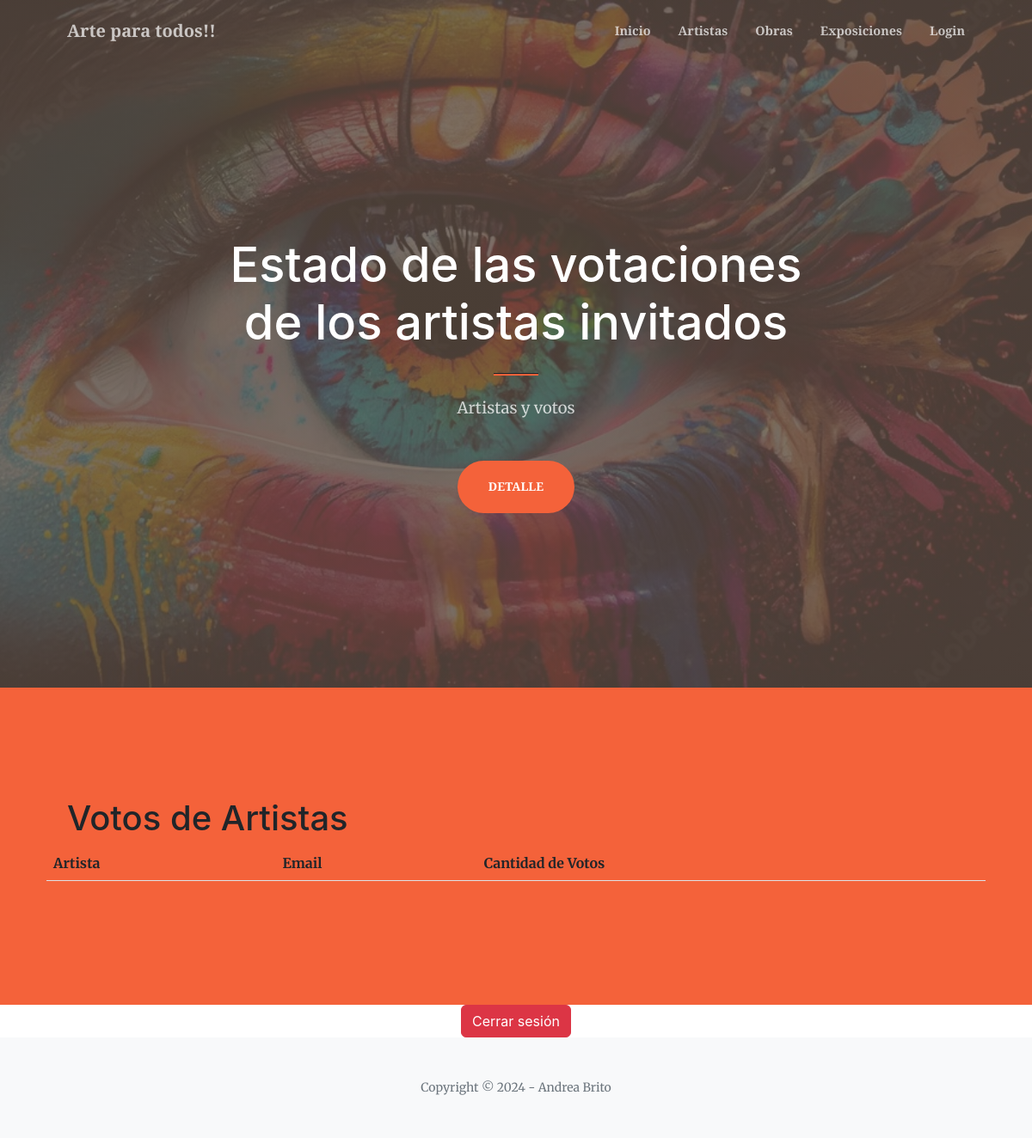
Page /App_Artista/votos/ (signed in) on the earlier database version.
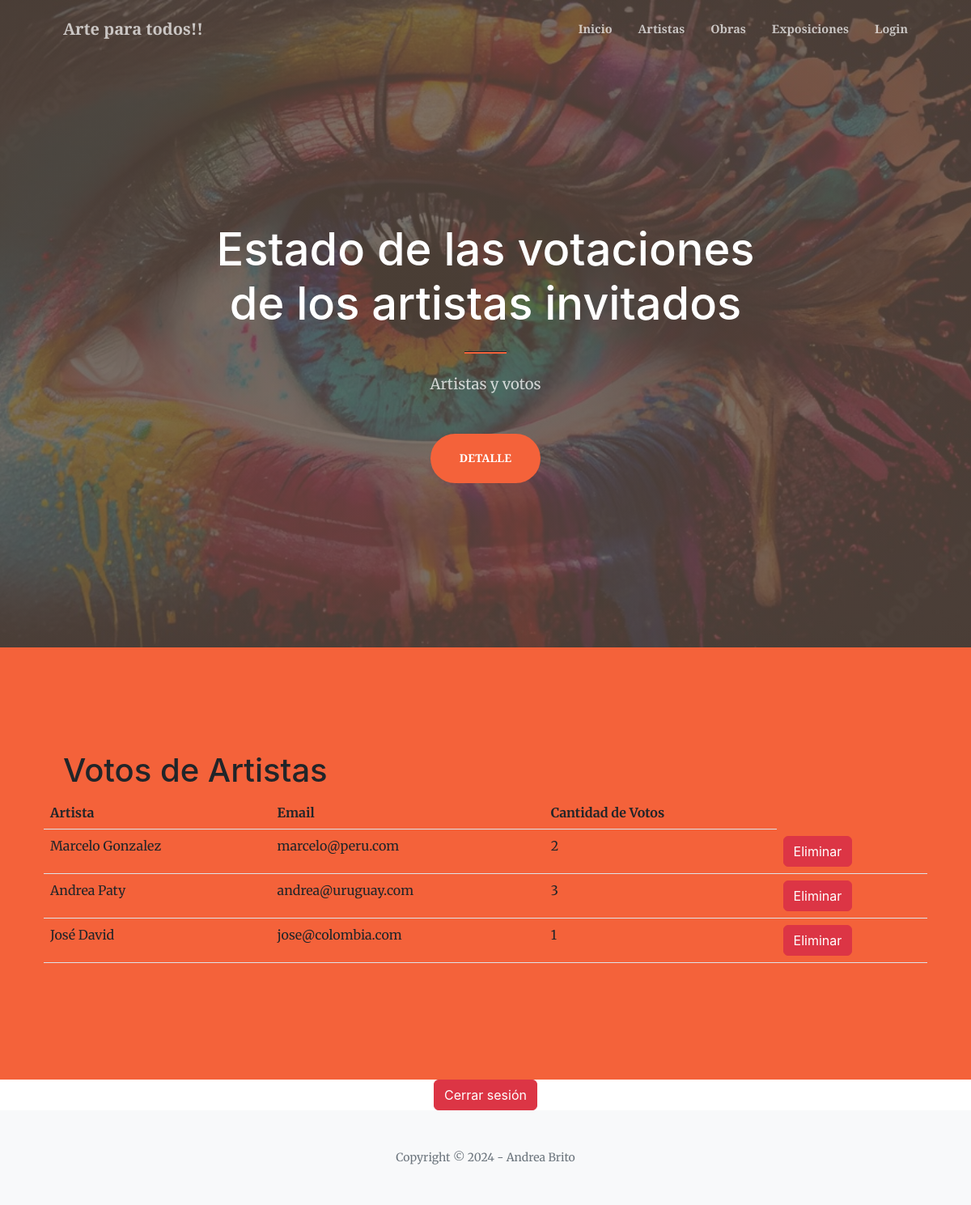
Same page on the later database version.
### App_Artista/models.py (models this page shows, shortened)
class VotoArtista(models.Model):
    artista = models.ForeignKey(Artista_invitado, on_delete=models.CASCADE)
    cantidad_votos = models.PositiveIntegerField(default=0)

class Artista_invitado(models.Model):
    nombre = models.CharField(max_length=100)
    nacionalidad = models.CharField(max_length=100)
    fecha_nacimiento = models.DateField()
    texto_motivacional = models.TextField()
    link_obras = models.URLField()
    exposicion_anfitriona = models.ForeignKey(Exposicion, on_delete=models.CASCADE)
    Email_contacto = models.EmailField(default='default@example.com')

### App_Artista/views.py (the view)
# urls.py: path('votos/', views.mostrar_votos, name='mostrar_votos'),
@user_passes_test(is_admin)
def mostrar_votos(request):
    votos = VotoArtista.objects.all()  # Obtén todos los votos
    return render(request, 'votos_artistas.html', {'votos': votos})

### App_Artista/views.py (called while the page is built)
def is_admin(user):
    return user.is_staff  # Verifica si el usuario es un miembro del personal

### App_Artista/Templates/votos_artistas.html (shortened to what this page needs)
{% extends 'padre.html' %}
{% block cont_cambia_1 %}
<h1 class="text-white font-weight-bold">Estado de las votaciones de los artistas invitados</h1>
                        <hr class="divider" />
                    </div>
                    <div class="col-lg-8 align-self-baseline">
                        <p class="text-white-75 mb-5">Artistas y votos</p>
                        <a class="btn btn-primary btn-xl" href="#about">Detalle</a>
{% endblock %}
{% block cont_cambia_2 %}
<h1>Votos de Artistas</h1>
<table class="table">
    <thead>
        <tr>
            <th>Artista</th>
            <th>Email</th>
            <th>Cantidad de Votos</th>
        </tr>
    </thead>
    <tbody>
        {% for voto in votos %}
            <tr>
                <td>{{ voto.artista.nombre }}</td>
                <td>{{ voto.artista.Email_contacto }}</td>
                <td>{{ voto.cantidad_votos }}</td>
                <td>
                    <form method="POST" action="{% url 'eliminar_artista' voto.artista.id %}">
                        <button type="submit" class="btn btn-danger">Eliminar</button>
                    </form>
                </td>
            </tr>
        {% endfor %}
    </tbody>
</table>
{% endblock %}
{% block cont_cambia_3 %}
<div class="d-flex justify-content-center">
    <form method="POST" action="{% url 'logout' %}">
        <button type="submit" class="btn btn-danger">Cerrar sesión</button>
    </form>
</div>
{% endblock %}

Differences in the rows shown:
added VotoArtista: artista.nombre "Marcelo Gonzalez", artista.Email_contacto "marcelo@peru.com", cantidad_votos "2"
added VotoArtista: artista.nombre "Andrea Paty", artista.Email_contacto "andrea@uruguay.com", cantidad_votos "3"
added VotoArtista: artista.nombre "José David", artista.Email_contacto "jose@colombia.com", cantidad_votos "1"
